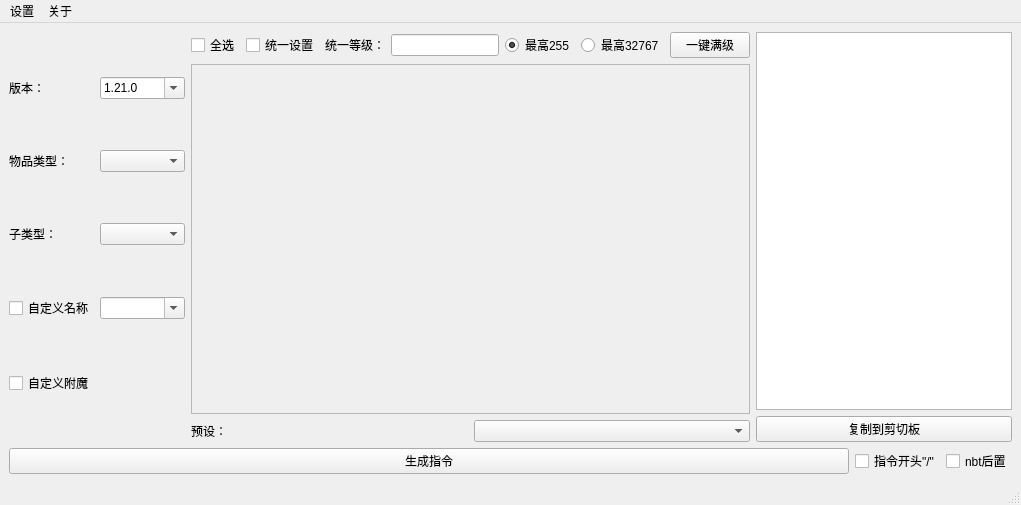
<?xml version="1.0" encoding="UTF-8"?>
<ui version="4.0">
 <class>SelectWindow</class>
 <widget class="QMainWindow" name="SelectWindow">
  <property name="geometry">
   <rect>
    <x>0</x>
    <y>0</y>
    <width>1021</width>
    <height>505</height>
   </rect>
  </property>
  <property name="windowTitle">
   <string>SelectWindow</string>
  </property>
  <widget class="QWidget" name="centralwidget">
   <layout class="QHBoxLayout" name="horizontalLayout">
    <item>
     <layout class="QVBoxLayout" name="verticalLayout_3">
      <item>
       <layout class="QHBoxLayout" name="horizontalLayout_2">
        <item>
         <layout class="QGridLayout" name="gridLayout">
          <item row="1" column="1">
           <widget class="QComboBox" name="item_name_combo"/>
          </item>
          <item row="1" column="0">
           <widget class="QLabel" name="label_3">
            <property name="text">
             <string>物品类型：</string>
            </property>
           </widget>
          </item>
          <item row="0" column="0">
           <widget class="QLabel" name="label_2">
            <property name="text">
             <string>版本：</string>
            </property>
           </widget>
          </item>
          <item row="3" column="0">
           <widget class="QCheckBox" name="custom_check_box">
            <property name="text">
             <string>自定义名称</string>
            </property>
           </widget>
          </item>
          <item row="3" column="1">
           <widget class="QComboBox" name="custom_name_combo">
            <property name="editable">
             <bool>true</bool>
            </property>
           </widget>
          </item>
          <item row="0" column="1">
           <widget class="QComboBox" name="version_combo_box">
            <property name="editable">
             <bool>true</bool>
            </property>
            <property name="currentText">
             <string>1.21.0</string>
            </property>
           </widget>
          </item>
          <item row="2" column="1">
           <widget class="QComboBox" name="item_subname_combo">
            <property name="editable">
             <bool>false</bool>
            </property>
           </widget>
          </item>
          <item row="2" column="0">
           <widget class="QLabel" name="label_4">
            <property name="text">
             <string>子类型：</string>
            </property>
           </widget>
          </item>
          <item row="4" column="0" colspan="2">
           <widget class="QCheckBox" name="custom_ench_check_box">
            <property name="text">
             <string>自定义附魔</string>
            </property>
           </widget>
          </item>
         </layout>
        </item>
        <item>
         <layout class="QVBoxLayout" name="verticalLayout_2">
          <item>
           <layout class="QHBoxLayout" name="horizontalLayout_3">
            <item>
             <widget class="QCheckBox" name="check_all">
              <property name="text">
               <string>全选</string>
              </property>
             </widget>
            </item>
            <item>
             <widget class="QCheckBox" name="unified_check">
              <property name="text">
               <string>统一设置</string>
              </property>
             </widget>
            </item>
            <item>
             <widget class="QLabel" name="label">
              <property name="text">
               <string>统一等级：</string>
              </property>
             </widget>
            </item>
            <item>
             <widget class="QLineEdit" name="unified_edit">
              <property name="sizePolicy">
               <sizepolicy hsizetype="Preferred" vsizetype="Fixed">
                <horstretch>0</horstretch>
                <verstretch>0</verstretch>
               </sizepolicy>
              </property>
             </widget>
            </item>
            <item>
             <widget class="QRadioButton" name="all_255">
              <property name="text">
               <string>最高255</string>
              </property>
              <property name="checked">
               <bool>true</bool>
              </property>
             </widget>
            </item>
            <item>
             <widget class="QRadioButton" name="all_32767">
              <property name="text">
               <string>最高32767</string>
              </property>
             </widget>
            </item>
            <item>
             <widget class="QPushButton" name="max_lvl_button">
              <property name="text">
               <string>一键满级</string>
              </property>
             </widget>
            </item>
           </layout>
          </item>
          <item>
           <widget class="QScrollArea" name="scrollArea">
            <property name="sizePolicy">
             <sizepolicy hsizetype="Minimum" vsizetype="Expanding">
              <horstretch>0</horstretch>
              <verstretch>0</verstretch>
             </sizepolicy>
            </property>
            <property name="widgetResizable">
             <bool>true</bool>
            </property>
            <property name="alignment">
             <set>Qt::AlignLeading|Qt::AlignLeft|Qt::AlignTop</set>
            </property>
            <widget class="QWidget" name="scrollAreaWidgetContents_2">
             <property name="geometry">
              <rect>
               <x>0</x>
               <y>0</y>
               <width>564</width>
               <height>342</height>
              </rect>
             </property>
             <layout class="QGridLayout" name="gridLayout_2">
              <item row="0" column="0">
               <layout class="QGridLayout" name="scroll_layout" columnminimumwidth="0"/>
              </item>
             </layout>
            </widget>
           </widget>
          </item>
          <item>
           <layout class="QHBoxLayout" name="horizontalLayout_6">
            <item>
             <widget class="QLabel" name="label_5">
              <property name="sizePolicy">
               <sizepolicy hsizetype="Minimum" vsizetype="Preferred">
                <horstretch>0</horstretch>
                <verstretch>0</verstretch>
               </sizepolicy>
              </property>
              <property name="text">
               <string>预设：</string>
              </property>
             </widget>
            </item>
            <item>
             <widget class="QComboBox" name="preinstall_combo">
              <property name="sizePolicy">
               <sizepolicy hsizetype="Preferred" vsizetype="Fixed">
                <horstretch>0</horstretch>
                <verstretch>0</verstretch>
               </sizepolicy>
              </property>
             </widget>
            </item>
           </layout>
          </item>
         </layout>
        </item>
        <item>
         <layout class="QVBoxLayout" name="verticalLayout">
          <item>
           <widget class="QTextEdit" name="command_edit">
            <property name="sizePolicy">
             <sizepolicy hsizetype="Minimum" vsizetype="Expanding">
              <horstretch>0</horstretch>
              <verstretch>0</verstretch>
             </sizepolicy>
            </property>
           </widget>
          </item>
          <item>
           <widget class="QPushButton" name="copy_to_clipboard_button">
            <property name="text">
             <string>复制到剪切板</string>
            </property>
           </widget>
          </item>
         </layout>
        </item>
       </layout>
      </item>
      <item>
       <layout class="QHBoxLayout" name="horizontalLayout_7">
        <item>
         <widget class="QPushButton" name="gen_cmd_button">
          <property name="sizePolicy">
           <sizepolicy hsizetype="Expanding" vsizetype="Preferred">
            <horstretch>0</horstretch>
            <verstretch>0</verstretch>
           </sizepolicy>
          </property>
          <property name="text">
           <string>生成指令</string>
          </property>
         </widget>
        </item>
        <item>
         <widget class="QCheckBox" name="with_slash_check">
          <property name="text">
           <string>指令开头&quot;/&quot;</string>
          </property>
         </widget>
        </item>
        <item>
         <widget class="QCheckBox" name="nbt_postposition_check">
          <property name="text">
           <string>nbt后置</string>
          </property>
         </widget>
        </item>
       </layout>
      </item>
     </layout>
    </item>
   </layout>
  </widget>
  <widget class="QMenuBar" name="menubar">
   <property name="geometry">
    <rect>
     <x>0</x>
     <y>0</y>
     <width>1021</width>
     <height>22</height>
    </rect>
   </property>
   <widget class="QMenu" name="menu">
    <property name="title">
     <string>设置</string>
    </property>
    <addaction name="load_data_action"/>
    <addaction name="exit_action"/>
   </widget>
   <widget class="QMenu" name="menu_2">
    <property name="title">
     <string>关于</string>
    </property>
    <addaction name="actionabout"/>
    <addaction name="actionaboutqt"/>
   </widget>
   <addaction name="menu"/>
   <addaction name="menu_2"/>
  </widget>
  <widget class="QStatusBar" name="statusbar"/>
  <action name="actionaboutqt">
   <property name="text">
    <string>关于qt</string>
   </property>
  </action>
  <action name="actionabout">
   <property name="text">
    <string>关于本软件</string>
   </property>
  </action>
  <action name="load_data_action">
   <property name="text">
    <string>加载数据</string>
   </property>
  </action>
  <action name="exit_action">
   <property name="text">
    <string>退出</string>
   </property>
  </action>
 </widget>
 <resources/>
 <connections/>
</ui>
